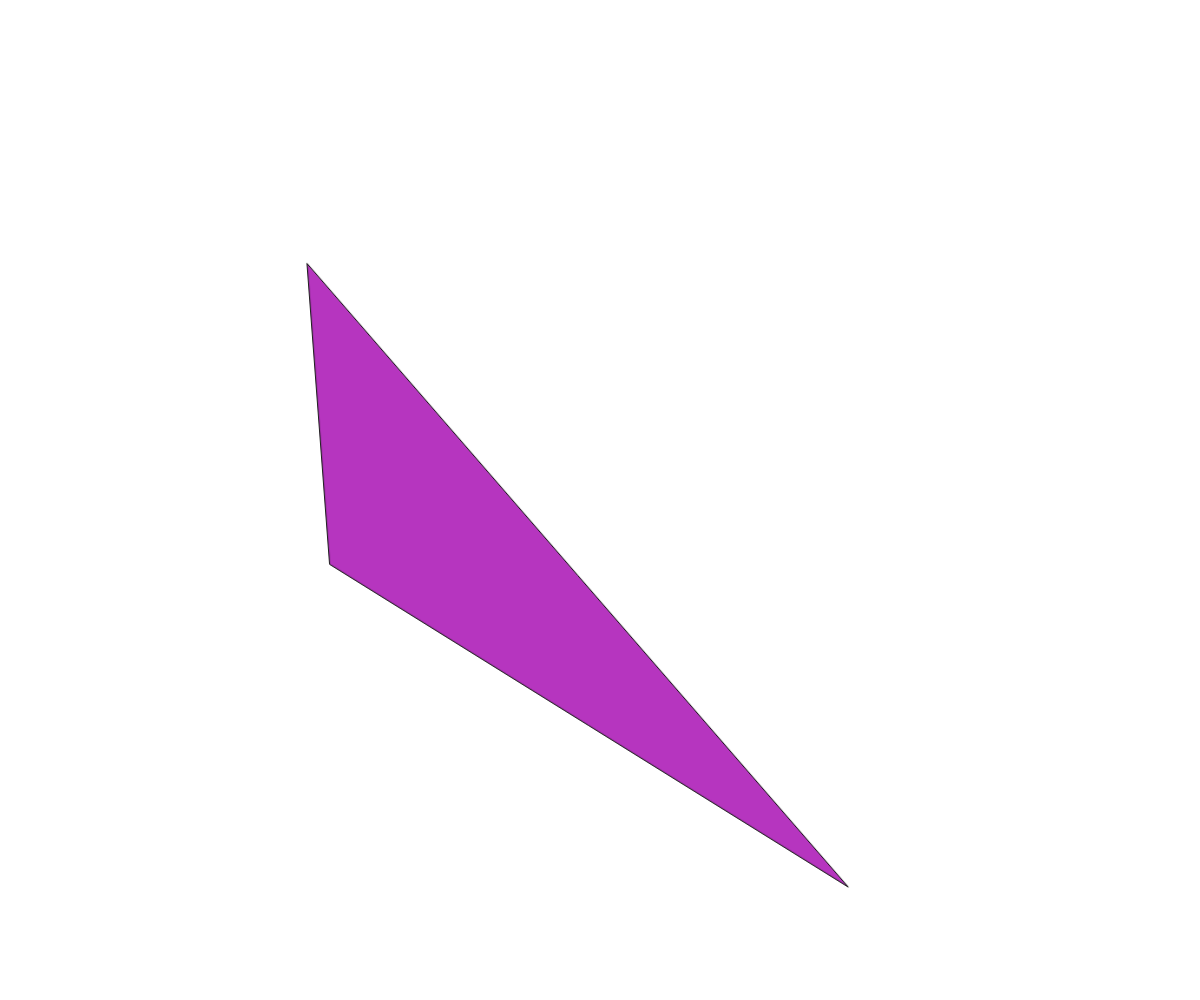
Frame 1 (no input)
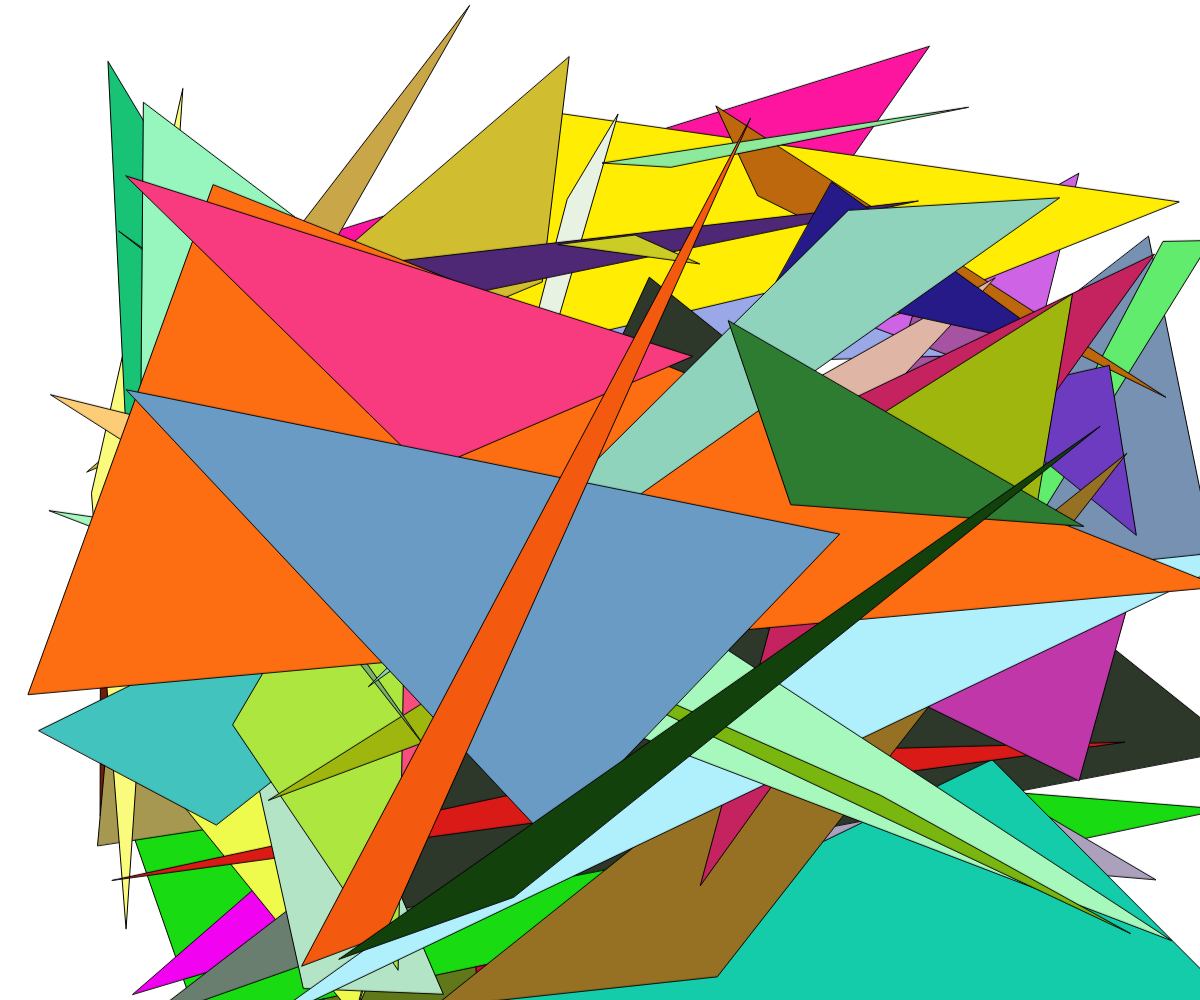
Frame 60 (no input)
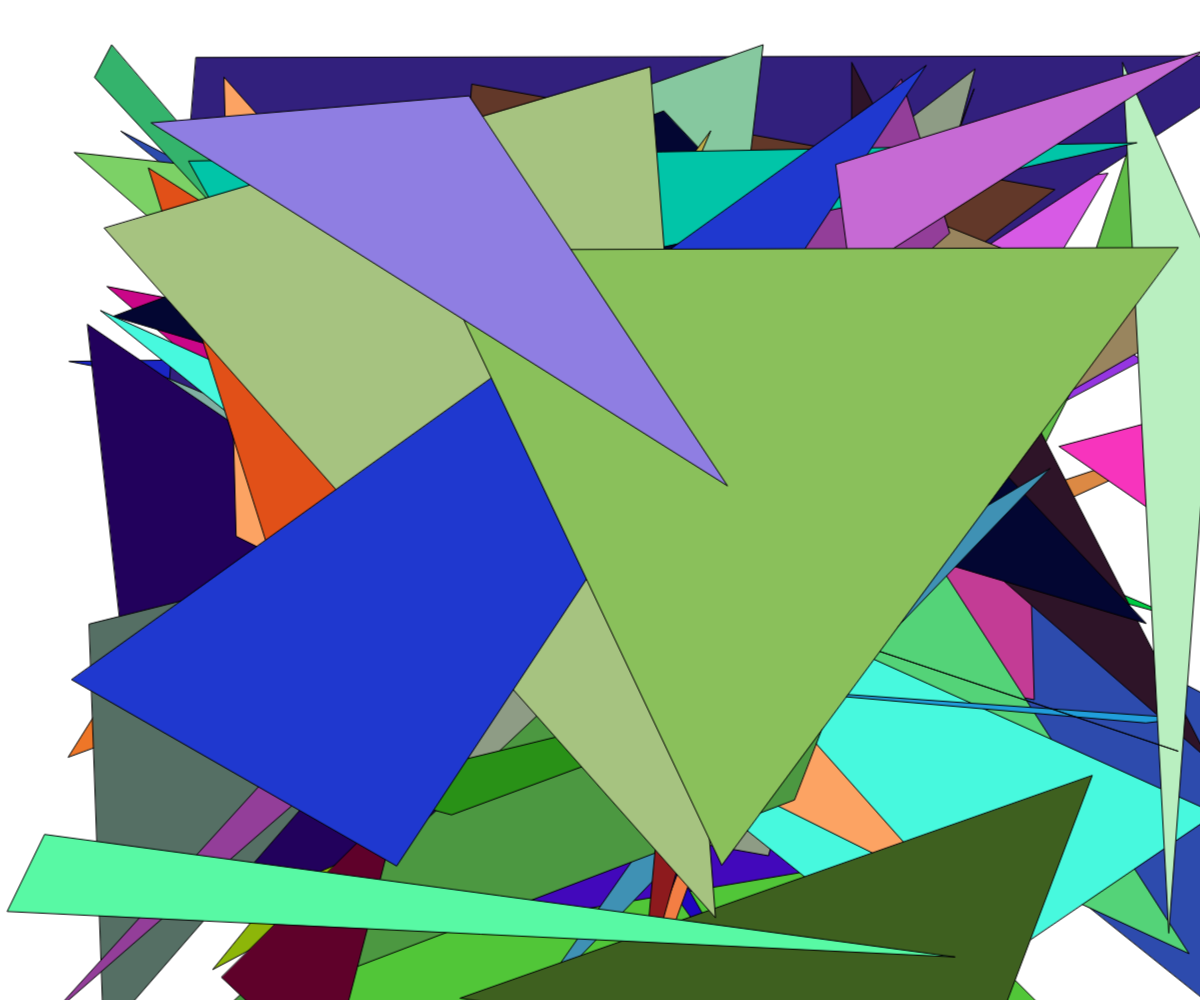
Frame 120 (the mouse pressed at the canvas centre since frame 60)

The p5.js sketch that drew these frames (run headless with seeded random() and noise() and a simulated clock; from frame 60 on, the mouse is pressed at the canvas centre):

// p5.js sketch
// ── sketch.js
let directions = [
  (NORTH = 0),
  (NORTH_EAST = 1),
  (NORTH_WEST = 2),
  (EAST = 3),
  (SOUTH_EAST = 4),
  (SOUTH = 5),
  (SOUTH_WEST = 6),
  (WEST = 7),
];
let dir_y;
let dir_x;

function setup() {
  createCanvas(windowWidth, windowHeight);
  graphics = createGraphics(width, height);
}

function draw() {
  background(255);
  noFill();
  stroke(0, 75);
  strokeWeight(0.5);
  graphics.fill(random(255), random(255), random(255));

  let direction = random(directions);

  switch (direction) {
    case NORTH:
      dir_y = random(50, 100);
      dir_x = random(50, 50);
      break;
    case NORTH_EAST:
      dir_y = random(50, 100);
      dir_x = random(50, 100);
      break;
    case NORTH_WEST:
      dir_y = random(50, 100);
      dir_x = random(0, 50);
      break;
    case EAST:
      dir_y = random(50, 50);
      dir_x = random(50, 100);
      break;
    case SOUTH_EAST:
      dir_y = random(0, 50);
      dir_x = random(50, 100);
      break;
    case SOUTH:
      dir_y = random(0, 50);
      dir_x = random(50, 50);
      break;
    case SOUTH_WEST:
      dir_y = random(0, 50);
      dir_x = random(0, 50);
      break;
    case WEST:
      dir_y = random(50, 50);
      dir_x = random(0, 50);
      break;
    default:
      dir_y = 0;
      dir_x = 0;
      break;
  }

  graphics.triangle(
    random(graphics.width) + dir_x,
    random(graphics.height) + dir_y,
    random(graphics.width) + dir_x,
    random(graphics.height) + dir_y,
    random(graphics.width) + dir_x,
    random(graphics.height) + dir_y
  );

  image(graphics, random(direction), random(direction));
}

function mousePressed() {
  graphics.clear();
}
